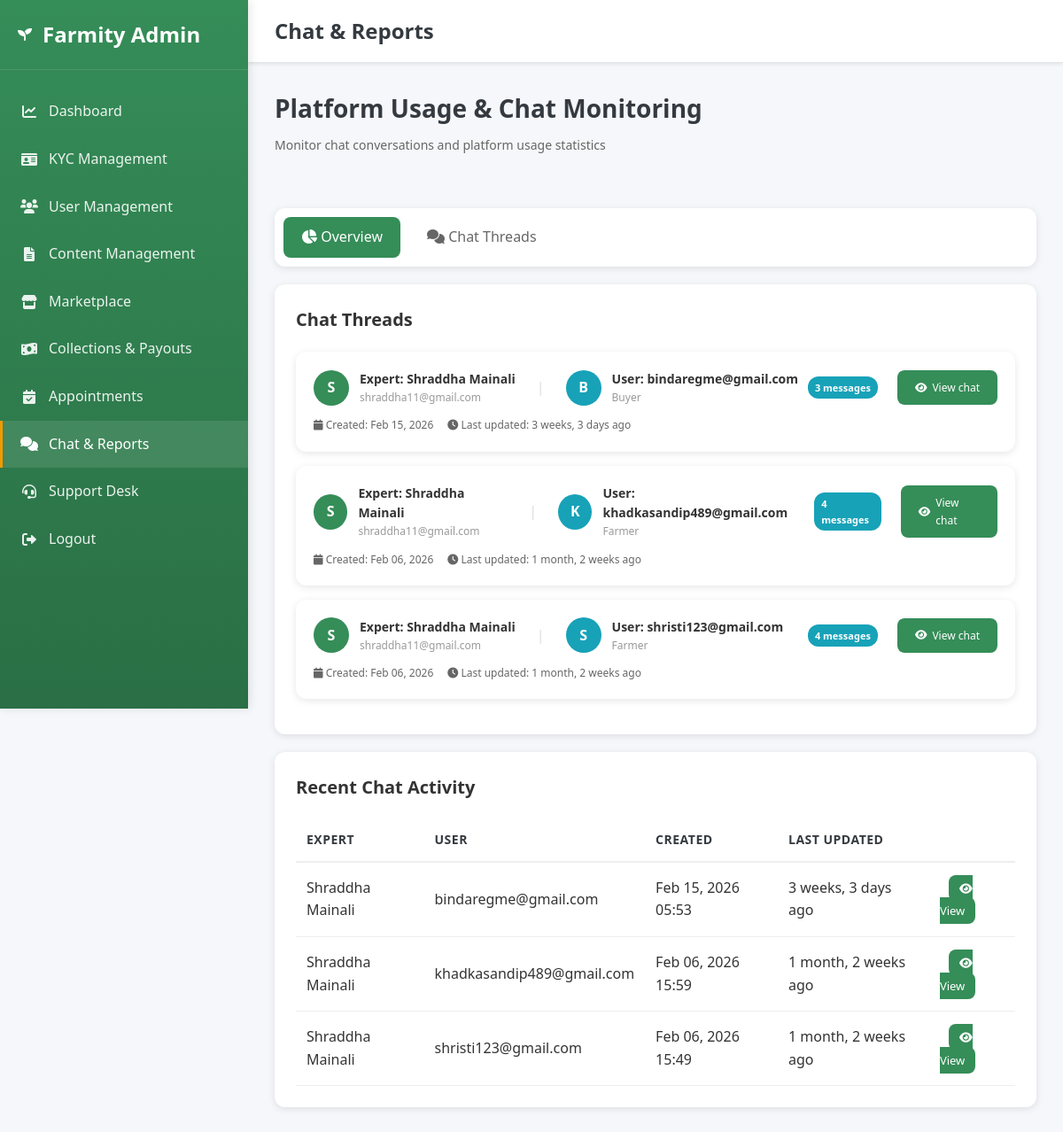
The app's page /admin-dashboard/chats-reports/ (signed in), older data.
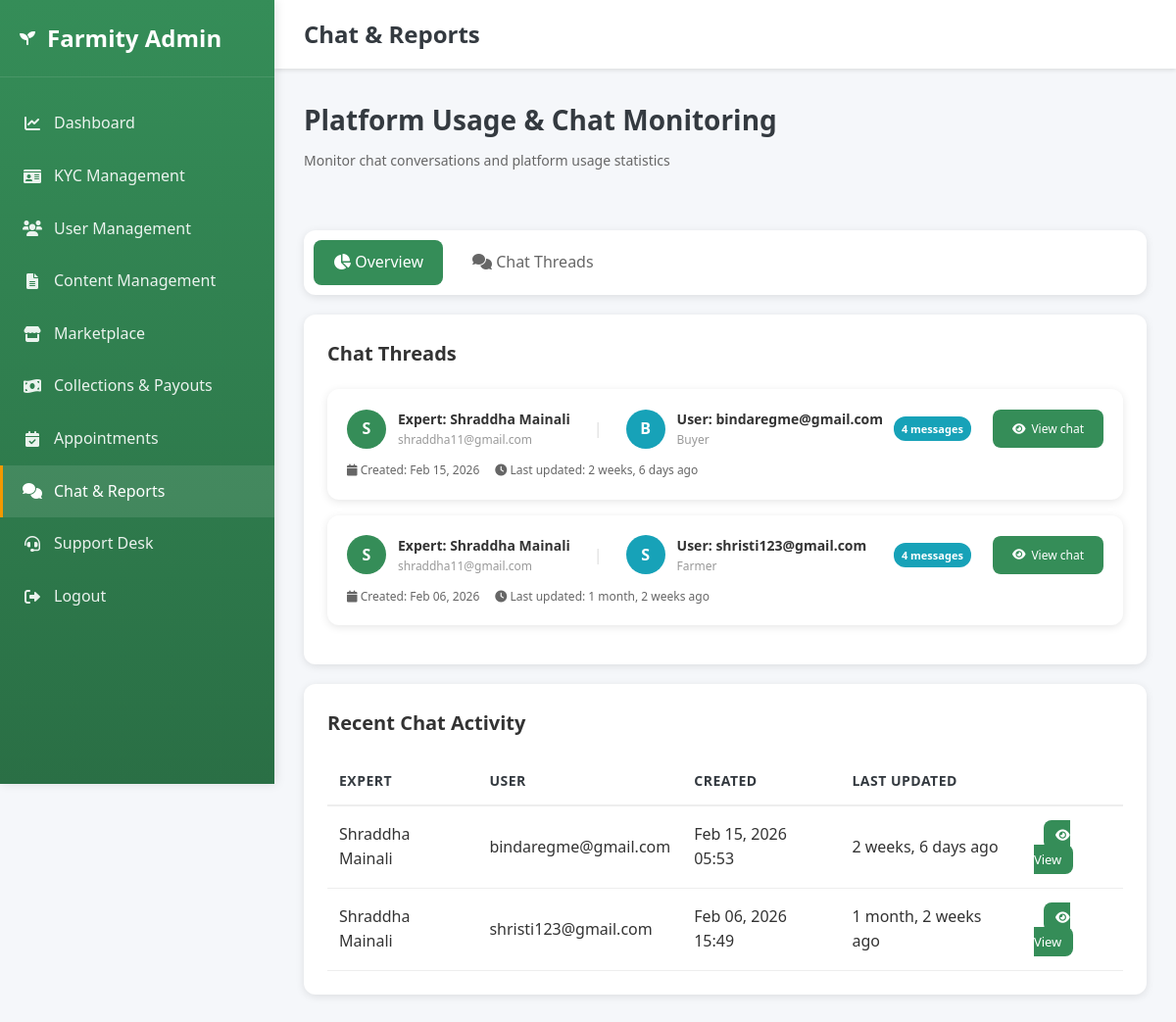
The same page, newer data.
### accounts/models.py (models this page shows, shortened)
class ExpertChatThread(models.Model):
    expert = models.ForeignKey(ExpertProfile, on_delete=models.CASCADE, related_name='chat_threads')
    created_by = models.ForeignKey(User, on_delete=models.CASCADE, related_name='chat_threads')
    created_at = models.DateTimeField(auto_now_add=True)
    updated_at = models.DateTimeField(auto_now=True)
    class Meta:
        ordering = ('-updated_at',)

class ExpertProfile(models.Model):
    user = models.OneToOneField(User, on_delete=models.CASCADE, related_name='expert_profile')
    name = models.CharField(max_length=255, blank=True, null=True)
    photo = models.ImageField(upload_to='expert_photos/', blank=True, null=True)
    qualification = models.CharField(max_length=255, blank=True, null=True)
    specialization = models.CharField(max_length=255, blank=True, null=True)
    experience = models.CharField(max_length=50, blank=True, null=True)

class User(AbstractBaseUser, PermissionsMixin):
    ROLE_CHOICES = (
        ('admin', 'Admin'),
        ('buyer', 'Buyer'),
        ('farmer', 'Farmer'),
        ('agricultural_expert', 'Agricultural Expert'),
        ('vendor', 'Vendor'),
    )
    email = models.EmailField(unique=True)
    phone = models.CharField(max_length=10, unique=True, blank=True, null=True)
    role = models.CharField(max_length=20, choices=ROLE_CHOICES, default='buyer')
    is_active = models.BooleanField(default=True)
    email_verified = models.BooleanField(default=False)
    is_verified = models.BooleanField(default=False)
    is_staff = models.BooleanField(default=False)
    date_joined = models.DateTimeField(auto_now_add=True)
    objects = UserManager()
    USERNAME_FIELD = 'email'
    REQUIRED_FIELDS = []

### accounts/views.py (the view)
# urls.py: path('admin-dashboard/chats-reports/', admin_chat_reports, name='admin_chat_reports'),
@login_required
def admin_chat_reports(request):
    if request.user.role != 'admin':
        return _redirect_to_role_home_response(request.user)
    section = request.GET.get('section', 'overview')  # 'overview', 'chats', 'reports'
    search_query = request.GET.get('search', '').strip()
    context = {}
    total_threads = ExpertChatThread.objects.count()
    total_messages = ExpertChatMessage.objects.count()
    total_experts = ExpertProfile.objects.count()
    total_chat_users = ExpertChatThread.objects.values('created_by').distinct().count()
    chat_threads = ExpertChatThread.objects.select_related(
        'expert', 'expert__user', 'created_by'
    ).order_by('-updated_at')
    if search_query:
        chat_threads = chat_threads.filter(
            Q(expert__name__icontains=search_query) |
            Q(expert__user__email__icontains=search_query) |
            Q(created_by__email__icontains=search_query)
        )
    threads_with_counts = []
    for thread in chat_threads[:50]:  # Limit to 50 most recent
        message_count = ExpertChatMessage.objects.filter(thread=thread).count()
        threads_with_counts.append({
            'thread': thread,
            'message_count': message_count,
        })
    User = get_user_model()
    total_users = User.objects.count()
    active_users_30d = User.objects.filter(
        date_joined__gte=timezone.now() - timedelta(days=30)
    ).count()
    recent_threads = ExpertChatThread.objects.select_related(
        'expert', 'expert__user', 'created_by'
    ).order_by('-created_at')[:10]
    context.update({
        'section': section,
        'search_query': search_query,
        'total_threads': total_threads,
        'total_messages': total_messages,
        'total_experts': total_experts,
        'total_chat_users': total_chat_users,
        'threads_with_counts': threads_with_counts,
        'total_users': total_users,
        'active_users_30d': active_users_30d,
        'recent_threads': recent_threads,
    })
    return render(request, 'admin_chat_reports.html', context)

### accounts/context_processors.py (called while the page is built)
def admin_collections_payouts_summary(request):
    if not request.user.is_authenticated or getattr(request.user, 'role', None) != 'admin':
        return {}
    from .models import Order
    collected = Order.objects.filter(payment_status=Order.PAYMENT_STATUS_COMPLETED)
    total_collected = collected.aggregate(t=Sum('total_amount'))['t'] or Decimal('0')
    pending_q = Q(payout_status__isnull=True) | Q(payout_status=Order.PAYOUT_PENDING)
    total_pending = collected.filter(pending_q).aggregate(t=Sum('total_amount'))['t'] or Decimal('0')
    total_paid_out = total_collected - total_pending
    return {
        'admin_total_collected': float(total_collected),
        'admin_total_pending_payout': float(total_pending),
        'admin_total_paid_out': float(total_paid_out),
    }

### templates/admin_chat_reports.html (shortened to what this page needs)
<!DOCTYPE html>
<html lang="en">
<head>
    <link rel="stylesheet" href="/static/css/style.css">
    <link href="https://cdnjs.cloudflare.com/ajax/libs/font-awesome/6.0.0/css/all.min.css" rel="stylesheet">
</head>
<body>
    <aside class="sidebar">
        <div class="sidebar-header">
            <i class="fas fa-seedling"></i>
            <h2>Farmity Admin</h2>
        </div>
        <nav class="sidebar-menu">
            <a href="{% url 'admin_dashboard' %}" class="menu-item">
                <i class="fas fa-chart-line"></i>
                <span>Dashboard</span>
            </a>
            <a href="{% url 'admin_kyc_management' %}" class="menu-item">
                <i class="fas fa-id-card"></i>
                <span>KYC Management</span>
            </a>
            <a href="{% url 'admin_user_management' %}" class="menu-item">
                <i class="fas fa-users"></i>
                <span>User Management</span>
            </a>
            <a href="{% url 'admin_content_management' %}" class="menu-item">
                <i class="fas fa-file-alt"></i>
                <span>Content Management</span>
            </a>
            <a href="{% url 'admin_marketplace_oversight' %}" class="menu-item">
                <i class="fas fa-store"></i>
                <span>Marketplace</span>
            </a>
            <a href="{% url 'admin_collections_payouts' %}" class="menu-item">
                <i class="fas fa-money-bill-wave"></i>
                <span>Collections & Payouts</span>
            </a>
            <a href="{% url 'admin_appointment_management' %}" class="menu-item">
                <i class="fas fa-calendar-check"></i>
                <span>Appointments</span>
            </a>
            <a href="{% url 'admin_chat_reports' %}" class="menu-item active">
                <i class="fas fa-comments"></i>
                <span>Chat & Reports</span>
            </a>
            <a href="{% url 'admin_support_desk' %}" class="menu-item">
                <i class="fas fa-headset"></i>
                <span>Support Desk</span>
            </a>
            <a href="{% url 'logout' %}" class="menu-item">
                <i class="fas fa-sign-out-alt"></i>
                <span>Logout</span>
            </a>
        </nav>
    </aside>
    <div class="main-content">
        <header class="top-header">
            <h1 class="header-title">Chat & Reports</h1>
        </header>
        <div class="dashboard-content">
            <div class="page-header">
                <h2 class="page-title">Platform Usage & Chat Monitoring</h2>
                <p class="page-subtitle">Monitor chat conversations and platform usage statistics</p>
            </div>
            <div class="stats-grid">
                <div class="stat-card">
                    <div class="stat-value">{{ total_threads }}</div>
                    <div class="stat-label">Total Chat Threads</div>
                </div>
                <div class="stat-card">
                    <div class="stat-value">{{ total_messages }}</div>
                    <div class="stat-label">Total Messages</div>
                </div>
                <div class="stat-card">
                    <div class="stat-value">{{ total_experts }}</div>
                    <div class="stat-label">Active Experts</div>
                </div>
                <div class="stat-card">
                    <div class="stat-value">{{ total_chat_users }}</div>
                    <div class="stat-label">Chat Users</div>
                </div>
                <div class="stat-card">
                    <div class="stat-value">{{ total_users }}</div>
                    <div class="stat-label">Total Platform Users</div>
                </div>
                <div class="stat-card">
                    <div class="stat-value">{{ active_users_30d }}</div>
                    <div class="stat-label">New Users (30 days)</div>
                </div>
            </div>
            <div class="section-tabs">
                <a href="?section=overview" class="tab-btn {% if section == 'overview' %}active{% endif %}">
                    <i class="fas fa-chart-pie"></i> Overview
                </a>
                <a href="?section=chats" class="tab-btn {% if section == 'chats' %}active{% endif %}">
                    <i class="fas fa-comments"></i> Chat Threads
                </a>
            </div>
            {% if section == 'overview' or section == 'chats' %}
            <div class="table-container">
                <h3 style="margin-bottom: 20px; font-size: 20px; font-weight: 600;">Chat Threads</h3>
                {% if threads_with_counts %}
                {% for item in threads_with_counts %}
                <div class="chat-thread-card">
                    <div class="thread-header">
                        <div class="thread-participants">
                            <div class="participant-avatar">
                                {{ item.thread.expert.name|first|upper|default:"E" }}
                            </div>
                            <div class="participant-info">
                                <div class="participant-name">Expert: {{ item.thread.expert.name|default:item.thread.expert.user.email }}</div>
                                <div class="participant-email">{{ item.thread.expert.user.email }}</div>
                            </div>
                            <div style="margin: 0 12px; color: #ddd;">|</div>
                            <div class="participant-avatar" style="background: var(--info);">
                                {{ item.thread.created_by.email|first|upper }}
                            </div>
                            <div class="participant-info">
                                <div class="participant-name">User: {{ item.thread.created_by.email }}</div>
                                <div class="participant-email">{{ item.thread.created_by.get_role_display }}</div>
                            </div>
                        </div>
                        <div class="thread-meta" style="align-items: center; gap: 12px;">
                            <span class="message-count">{{ item.message_count }} messages</span>
                            <a href="{% url 'admin_chat_thread_view' item.thread.id %}" class="filter-btn" style="text-decoration: none; display: inline-flex; align-items: center; gap: 6px;">
                                <i class="fas fa-eye"></i> View chat
                            </a>
                        </div>
                    </div>
                    <div class="thread-meta">
                        <span><i class="fas fa-calendar"></i> Created: {{ item.thread.created_at|date:"M d, Y" }}</span>
                        <span><i class="fas fa-clock"></i> Last updated: {{ item.thread.updated_at|timesince }} ago</span>
                    </div>
                </div>
                {% endfor %}
                {% else %}
                <div style="text-align: center; padding: 40px; color: #999;">
                    No chat threads found
                </div>
                {% endif %}
            </div>
            {% endif %}
            {% if section == 'overview' %}
            <div class="table-container" style="margin-top: 20px;">
                <h3 style="margin-bottom: 20px; font-size: 20px; font-weight: 600;">Recent Chat Activity</h3>
                {% if recent_threads %}
                <table class="data-table">
                    <thead>
                        <tr>
                            <th>Expert</th>
                            <th>User</th>
                            <th>Created</th>
                            <th>Last Updated</th>
                            <th></th>
                        </tr>
                    </thead>
                    <tbody>
                        {% for thread in recent_threads %}
                        <tr>
                            <td>{{ thread.expert.name|default:thread.expert.user.email }}</td>
                            <td>{{ thread.created_by.email }}</td>
                            <td>{{ thread.created_at|date:"M d, Y H:i" }}</td>
                            <td>{{ thread.updated_at|timesince }} ago</td>
                            <td><a href="{% url 'admin_chat_thread_view' thread.id %}" class="filter-btn" style="text-decoration: none; font-size: 13px; padding: 6px 12px;"><i class="fas fa-eye"></i> View</a></td>
                        </tr>
                        {% endfor %}
                    </tbody>
                </table>
                {% else %}
                <div style="text-align: center; padding: 40px; color: #999;">
                    No recent chat activity
                </div>
                {% endif %}
            </div>
            {% endif %}
        </div>
    </div>
</body>
</html>

### static/css/style.css (style rules this page uses)
* { margin: 0; padding: 0; box-sizing: border-box; }
:root { --athens-gray: #E9EBF1; --sea-green: #358D58; --sushi: #A8AD3B; --paarl: #A04A24; --white: #ffffff; --text-dark: #333333; --text-gray: #666666; --border-gray: #dddddd; --light-gray: #f5f5f5; }
body { font-family: 'Segoe UI', Tahoma, Geneva, Verdana, sans-serif; line-height: 1.6; color: var(--text-dark); background: var(--white); }
.stat-card { position: absolute; top: -20px; left: -20px; background: var(--white); padding: 1rem 1.5rem; border-radius: 15px; box-shadow: 0 4px 15px rgba(0,0,0,0.1); display: flex; align-items: center; gap: 1rem; z-index: 10; }
.stat-label { font-size: 0.9rem; color: var(--text-gray); }
.stat-value { font-size: 1.5rem; font-weight: bold; color: var(--sea-green); }
html, body { height: 100%; margin: 0; padding: 0; }

Row changes from the older to the newer data that the page shows:
removed ExpertChatThread: thread.expert.name|first "S", thread.expert.name "Shraddha Mainali", thread.expert.user.email "shraddha11@gmail.com", thread.created_by.email|first "K", thread.created_by.email "khadkasandip489@gmail.com", thread.created_by.role "Farmer", message_count "4", thread.created_at "Feb 06, 2026", thread.updated_at "1 month, 2 weeks", expert.name "Shraddha Mainali", created_by.email "khadkasandip489@gmail.com", created_at "Feb 06, 2026 15:59", updated_at "1 month, 2 weeks"
changed ExpertChatThread "bindaregme@gmail.com": message_count "3" → "4"; thread.updated_at "3 weeks, 3 days" → "2 weeks, 6 days"; updated_at "3 weeks, 3 days" → "2 weeks, 6 days"
